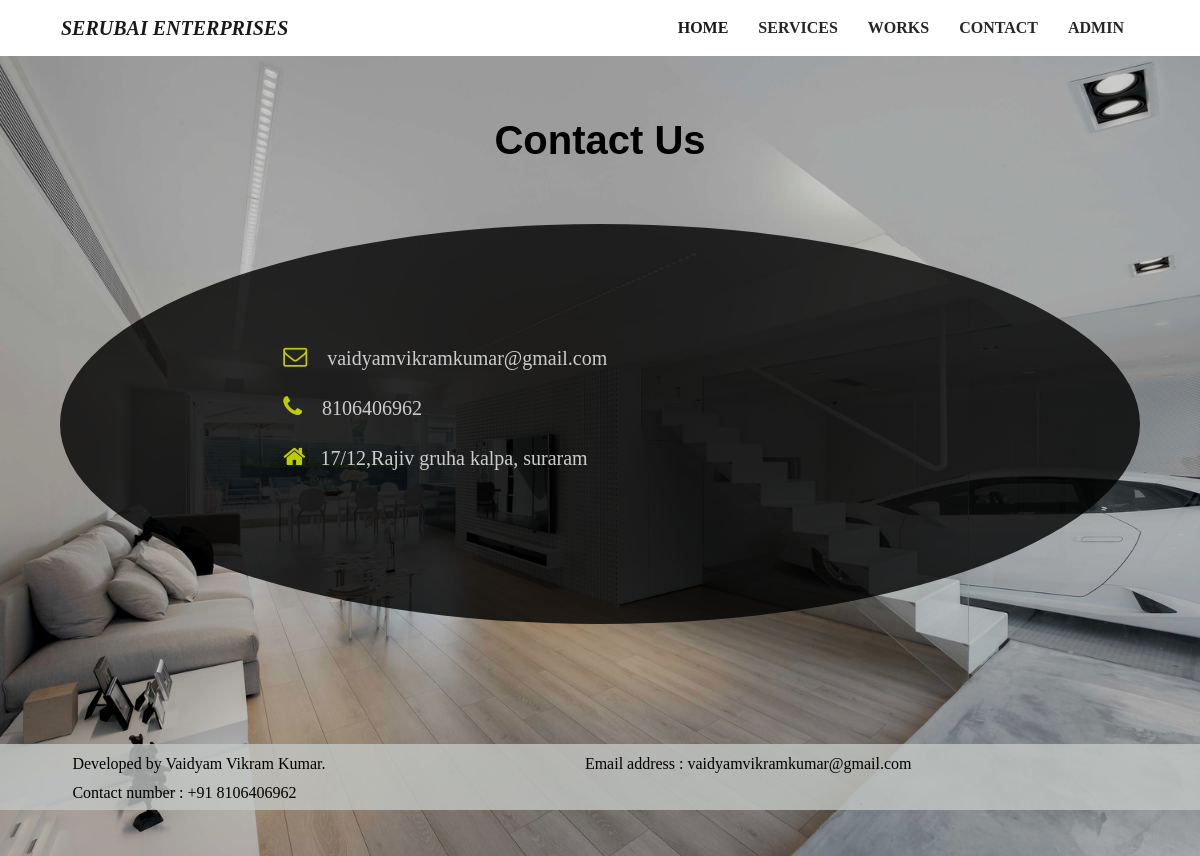
The app's page /contact with its own data.
### interiors/models.py (models this page shows, shortened)
class contact_table(models.Model):
    email = models.CharField(max_length=50)
    phone_number = models.CharField(max_length=10)
    Address = models.TextField()

### interiors/views.py (the view)
# urls.py: path('contact',views.contact,name="contact"),
def contact(request):
    data=contact_table.objects.all()
    l=[]
    for i in data:
        l.append(i.email)
        l.append(i.phone_number)
        l.append(i.Address)
    return render(request,'contact.html',{'l':l})

### templates/contact.html (shortened to what this page needs)
{% load static %}
<!DOCTYPE html>
<html lang="en">
<head>
    <link rel="stylesheet" href="{% static 'style.css' %}">
    <link rel="stylesheet" href="https://maxcdn.bootstrapcdn.com/bootstrap/4.0.0/css/bootstrap.min.css">
    <link rel="stylesheet" href="https://cdnjs.cloudflare.com/ajax/libs/font-awesome/4.7.0/css/font-awesome.min.css">
</head>
<body>
    <div class="container">
        <nav class="navbar navbar-expand-lg navbar-light">
            <a class="navbar-brand" href="/">Serubai Enterprises</a>
            <div class="collapse navbar-collapse" id="navbarSupportedContent">
                <ul class="navbar-nav ml-lg-auto">
                    <li class="nav-item active">
                        <a class="nav-link" href="/">Home <span class="sr-only">(current)</span></a>
                    </li>
                    <li class="nav-item">
                        <a class="nav-link" href="/services">Services</a>
                    </li>
                    <li class="nav-item">
                        <a class="nav-link" href="/works">Works</a>
                    </li>
                    <li class="nav-item">
                        <a class="nav-link" href="/contact">Contact</a>
                    </li>
                    {% if user.is_authenticated %}
                    <li class="nav-item">
                        <a class="nav-link" href="/logout">Logout</a>
                    </li>
                    {% else %}
                    <li class="nav-item">
                        <a class="nav-link" href="/login">Admin</a>
                    </li>
                    {% endif %}
                </ul>
            </div>
        </nav>
    </div>
    <div class="banner4">
    	<h1> Contact Us </h1>
    	<div class="boxing4">
    		<h5>
    			<i class="fa fa-envelope-o" style="font-size:24px;color: #efff00;"></i> &nbsp; &nbsp;{{l.0}} <br><br>
    			<i class="fa fa-phone" style="font-size:24px;color: #efff00;"></i>&nbsp; &nbsp; {{l.1}} <br><br>
    			<i class="fa fa-home" style="font-size:24px;color: #efff00;"></i>&nbsp; &nbsp;{{l.2}}    			<br><br>
    		</h5>
    	</div>
    	<div class="foot">
            <div class="row">
                <div class="col-9 col-sm-5 col-md-5 col-lg-5 col-xl-5 ">
                    <h6>
                        Developed by Vaidyam Vikram Kumar.
                    </h6>
                    <h6>
                        Contact number : +91 8106406962
                    </h6>
                </div>
                <div class="col-9 col-sm-5 col-md-5 col-lg-5 col-xl-5 ">
                    <h6>
                        Email address : vaidyamvikramkumar@gmail.com
                    </h6>
                </div>
        </div>
    </div>
</body>
</html>

### static/style.css (style rules this page uses)
* { font-family: 'Times New Roman', Times, serif; box-sizing: border-box; }
.navbar { padding : 20px 0; }
.navbar-brand { font-family: Georgia, 'Times New Roman', Times, serif; font-weight: 900; text-transform: uppercase; font-style: italic; font-size: larger; color: #262626; }
.nav-item { font-weight: 800; text-transform: uppercase; }
.navbar-light .navbar-nav .nav-item .nav-link { color: #262626; padding: 5px 15px; }
.foot { background-color: rgba(195,199,197,.8); color: black; position: relative; margin-top: 10%; top: -0px; width: 100%; }
.foot h6 { margin-top: 10px; margin-left: 15%; }
.banner4 { position: relative; background: url(pics/bg4.jpg); min-height: 100vh; background-size: cover; background-position: center; padding-top: 5%; }
.banner4:before { content: ''; position: absolute; top: 0; right: 0; left: 0; bottom: 0; background: rgba(0,0,0,0.2); }
.banner4>h1 { font-family: sans-serif; color: black; font-weight: bold; text-align: center; }
@media (min-width: 576px) { .boxing4 { background-color: rgba(0,0,0,.8); align-items: center; margin-left: 5%; margin-top: 5%; margin-right: 5%; border-radius: 50%; height: 400px; padding-right: 1%; padding-left: 1%; padding-top: 10%; padding-bottom: 10%; } }
@media (min-width: 576px) { .boxing4>h5 { color: white; margin-right: 20%; margin-left: 20%; } }

### records on screen
contact_table: email "vaidyamvikramkumar@gmail.com", phone_number "8106406962", Address "17/12,Rajiv gruha kalpa, suraram"
